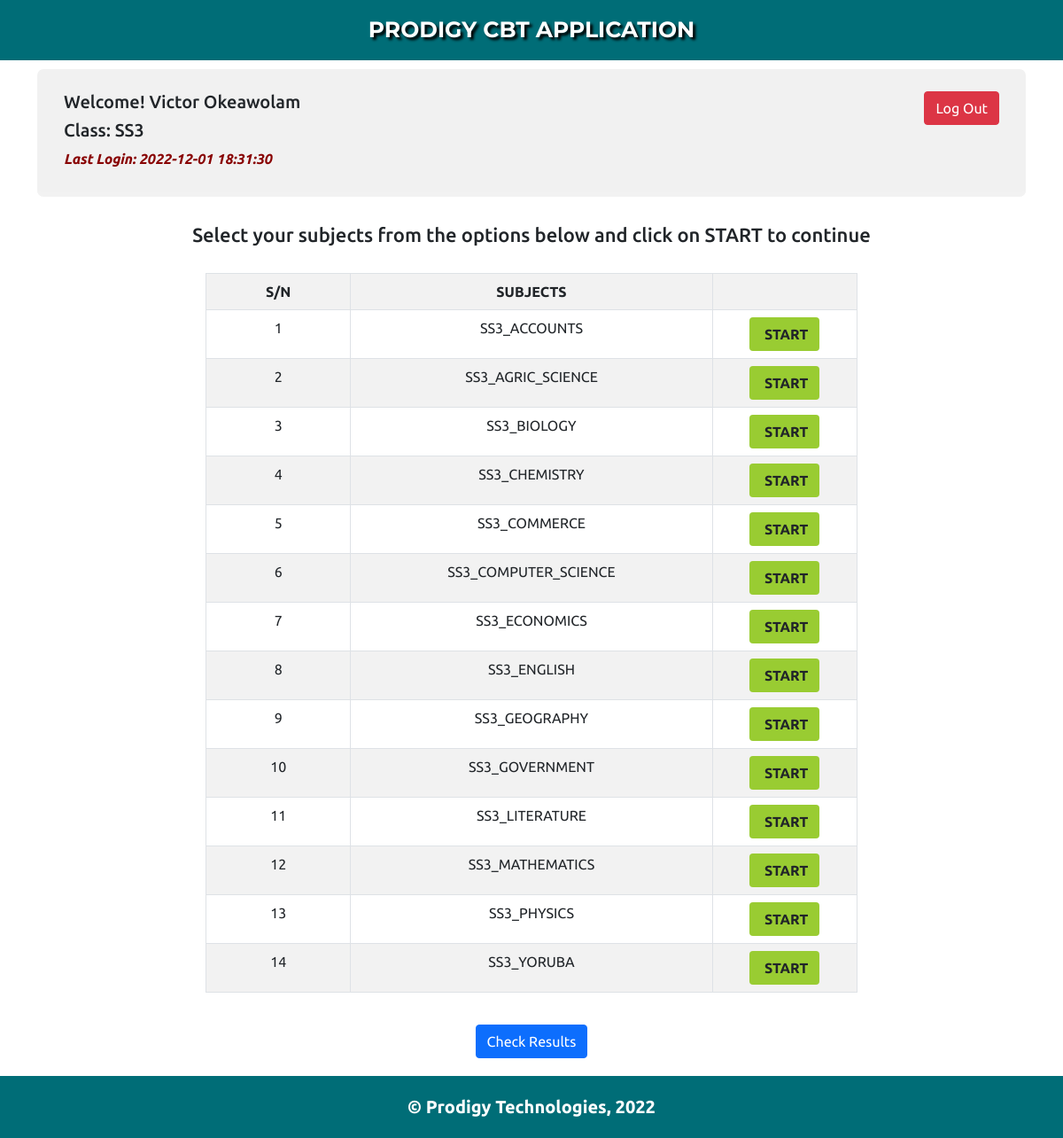
The app's page /ss3/user_dashboard.php (signed in) with its own data.
### tables this page shows
CREATE TABLE `students_tab` (
  `id_students` int(11) NOT NULL,
  `username` varchar(255) NOT NULL,
  `fullname` varchar(255) NOT NULL,
  `password` varchar(255) NOT NULL,
  `grade` varchar(255) NOT NULL,
  `last_log_date` timestamp NOT NULL DEFAULT current_timestamp() ON UPDATE current_timestamp()
);

CREATE TABLE `ss3_subjects` (
  `id` int(10) NOT NULL,
  `subject_name` text NOT NULL
);

### ss3/user_dashboard.php (the view, shortened to what this page needs)
<?php
require 'include/config.php';
if (!isset($_SESSION['username'])){
	header ('location: ../index.php');
} else {
$username = $_SESSION['username'];
$fullname = $_SESSION['fullname'];
$grade = $_SESSION['grade'];
}
$query = mysqli_query( $link, "SELECT * FROM students_tab WHERE username='".$username."'");
$setting = mysqli_fetch_assoc($query);
$last_log_date = $setting['last_log_date'];
?>
<!DOCTYPE html>
<html lang="en">
  <head>
    <link
      rel="stylesheet"
      href="https://cdn.jsdelivr.net/npm/bootstrap@5.1.3/dist/css/bootstrap.min.css"
    />
    <link
      rel="stylesheet"
      href="https://cdnjs.cloudflare.com/ajax/libs/font-awesome/6.2.1/css/all.min.css"
    />
    <link rel="stylesheet" href="css/font.css">
    <link rel="stylesheet" href="css/custom.css" />
  </head>
  <body>
    <section class="container-fluid">
      <div class="row">
        <div class="header">
          <div class="header-text">
            Prodigy CBT Application
          </div>
        </div>
      </div>
    </section>
    <section class="home">
      <div class="container">
          <div class="content-header">
            <div class="row">
              <div class="col-md-8">
                <div class="content-text">
                  <h2>Welcome! <?php echo $fullname; ?></h2>
                  <h2>Class:  <?php echo $grade; ?></h2>
                  <p class="last-login">Last Login: <?php echo $last_log_date; ?></p>
                </div>
              </div>
              <div class="col-md-4">
                <div class="content-btn">
                  <a href="../logout.php" class="btn btn-danger">Log Out</a>
                  </div>
              </div>
            </div>
          </div>
    </section>
    <section class="main-content">
      <div class="container">
          <div class="dashboard">
              <div class="dashboard-heading">
                  <div class="dashboard-title text-center">
                      <h4>Select your subjects from the options below and click on START to continue</h4>
                  </div>
              </div>
          </div>
          <div class="dashboard-collapse">
              <div class="dashboard-body">
                <div class="row">
                <div class="col-md-2"></div>
                  <div class="col-md-8 overflow-hidden">
                    <?php
                      $result = mysqli_query($link,"SELECT * FROM ss3_subjects ORDER BY subject_name ASC") or die('Error');
                      echo  '<div class="panel"><div class="table-responsive" style="text-transform:uppercase;"><table class="table table-striped table-bordered text-center" style="font-family: Ubuntu;">
                      <tr class="info"><td style="width:20%;"><b>S/N</b></td><td style="width:50%;"><b>Subjects</b></td><td style="width:20%;"></td></tr>';
                      $c=1;
                      while($row = mysqli_fetch_array($result)) {
	                    $subject_name = $row['subject_name'];
                      $check=mysqli_query($link,"SELECT score FROM results WHERE subject_name='$subject_name' AND username='$username'" )or die('Error98');
                      $rowcount=mysqli_num_rows($check);
                      if($rowcount == 0){
	                    echo '<tr><td>'.$c++.'</td><td style="text-transform:uppercase">'.$subject_name.'</td>
	                    <td><b><a href="test.php?subject_name='.$subject_name.'" class="pull-right btn sub1" style="background:#99cc32"><span class="glyphicon glyphicon-new-window" aria-hidden="true" ></span>&nbsp;<span><b>START</b></span></a></b></td></tr>';
                      }
                    }
                      echo '</table></div></div>';
                    ?>
                  </div>
                  <div class="col-md-2"></div>
                  </div>
              </div>
          </div>
          <div class="row mt-20">
              <div class="col-md-12 text-center">
                  <a href="view_results.php"><button class="btn btn-primary">Check Results</button></a>
              </div>
          </div>
      </div>
    </section>
    <section class="row">
      <div class="footer">
          <div class="col-md-12">
            <div class="footer-text">&copy; Prodigy Technologies,  2022</div>
          </div>
      </div>
  </section>
  </body>
</html>

### ss3/css/custom.css (style rules this page uses)
* { margin: 0; padding: 0; box-sizing: border-box; }
a { text-decoration: none; }
body { background-image: #cecece; overflow-x: hidden; font-family: 'Ubuntu', sans-serif; }
.header { background-color: #006d77; height: auto; }
.header-text { text-align: center; font-family: 'Montserrat', sans-serif; font-size: 25px; text-shadow: 2px 2px 2px solid #fff; font-weight: bold; text-transform: uppercase; color: #ffffff; padding: 15px 30px; text-shadow: 3px 3px 3px #000000; }
.home { padding-top: 10px; display: block; position: relative; z-index: 120; background-color: #fff; }
.content-header { padding: 25px 30px 10px 30px; border-radius: 7px; border-bottom: 5px solid #f2f2f2; background: #f1f1f1; }
.content-text h2 { font-size: 20px; }
.content-text p { font-size: 16px; font-style: italic; }
.content-btn { float: right; }
.main-content { margin-top: 30px; height: auto; }
a:link { text-decoration: none; }
.footer { background-color: #006d77; height: auto; margin-top: 20px; color: #fff; }
.footer-text { font-size: 20px; text-align: center; font-weight: bold; padding-top: 20px; padding-bottom: 20px; }
.content-text p.last-login { color: #880000; font-family: 'Ubuntu', sans-serif; font-weight: bold; }
.dashboard-title { margin: 30px 0; }
.dashboard-title h4 { font-size: 18px; }
.mt-20 { margin-top: 20px; }
@media (min-width: 768px) { .dashboard-title h4 { font-size: 22px; } }

### records on screen
students_tab: last_log_date "2022-12-01 18:31:30"
ss3_subjects: subject_name "SS3_ACCOUNTS"
ss3_subjects: subject_name "SS3_AGRIC_SCIENCE"
ss3_subjects: subject_name "SS3_BIOLOGY"
ss3_subjects: subject_name "SS3_CHEMISTRY"
ss3_subjects: subject_name "SS3_COMMERCE"
ss3_subjects: subject_name "SS3_COMPUTER_SCIENCE"
ss3_subjects: subject_name "SS3_ECONOMICS"
ss3_subjects: subject_name "SS3_ENGLISH"
ss3_subjects: subject_name "SS3_GEOGRAPHY"
ss3_subjects: subject_name "SS3_GOVERNMENT"
ss3_subjects: subject_name "SS3_LITERATURE"
ss3_subjects: subject_name "SS3_MATHEMATICS"
ss3_subjects: subject_name "SS3_PHYSICS"
ss3_subjects: subject_name "SS3_YORUBA"

### other values on screen
$fullname "Victor Okeawolam"
$grade "SS3"
